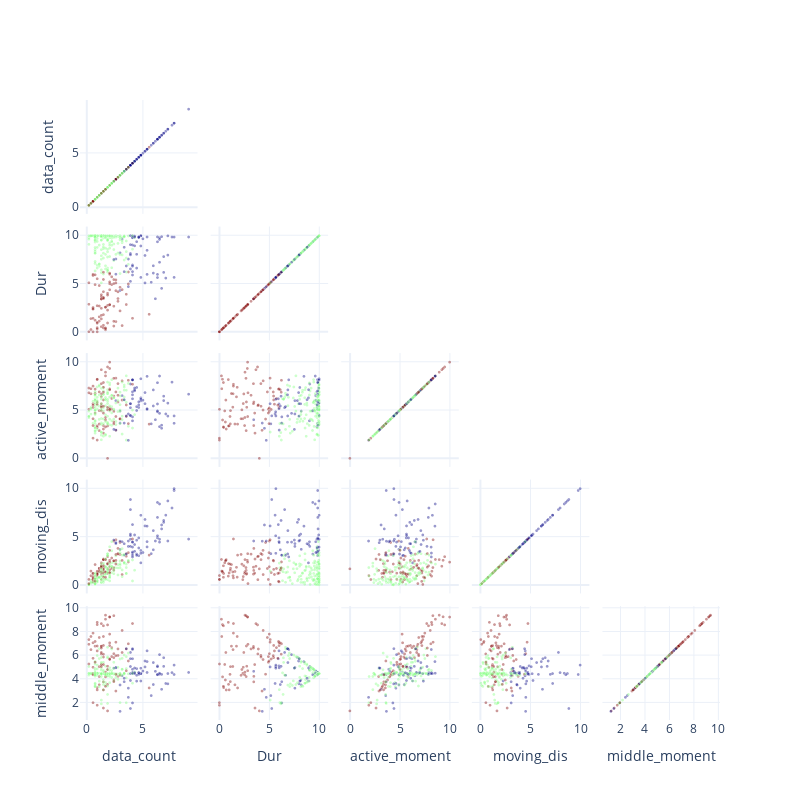

This figure's notebook cell:
### Code cell
df_tourist['cluster'] = utils.Kmeans(df_tourist,['Dur','data_count','active_moment','moving_dis','middle_moment'],3)
myplot.Scatter_Matrix(df_tourist,
                      dimentions = ['data_count',
                                    'Dur',
                                    'active_moment',
                                    'moving_dis',
                                    'middle_moment',
                                    ],
                        color = 'cluster',
                        color_scale='Jet')

### Figure 1 — Plotly figure (JSON) as saved in the notebook; plotly's stock layout.template omitted (floating-point values rounded to 4 significant figures; data arrays with more than 128 entries replaced by an {"elided": "..."} marker saying what was removed)
{"data": [{"dimensions": [{"label": "data_count", "values": {"elided": "292 float values"}}, {"label": "Dur", "values": {"elided": "292 float values"}}, {"label": "active_moment", "values": {"elided": "292 float values"}}, {"label": "moving_dis", "values": {"elided": "292 float values"}}, {"label": "middle_moment", "values": {"elided": "292 float values"}}], "marker": {"color": {"elided": "292 int values"}, "colorscale": [[0, "rgb(0,0,131)"], [0.2, "rgb(0,60,170)"], [0.4, "rgb(5,255,255)"], [0.6, "rgb(255,255,0)"], [0.8, "rgb(250,0,0)"], [1, "rgb(128,0,0)"]], "line": {"color": "white", "width": 0.5}, "opacity": 0.4, "showscale": false, "size": 3}, "showupperhalf": false, "type": "splom"}], "layout": {"dragmode": "select", "height": 800, "hovermode": "closest", "width": 800}}
